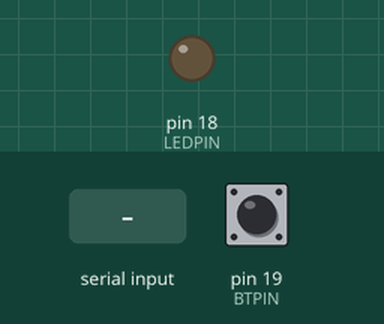
Recording of a sketch running on a simulated Arduino Uno, built for the host (arithmetic inside an expression is 32-bit, double 64-bit). Parts: output pins drawn as LEDs (lit = HIGH). The test bench sets the inputs (shaded band); at power-on: pin 19 (BTPIN) LOW. What the sketch prints to the serial monitor is not drawn.

Above: at 1.2 s.
1.3 s: "1" received over Serial
At 1.8 s:
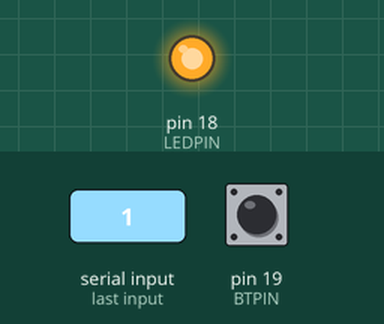
2.8 s: pin 19 (BTPIN) driven HIGH
4.5 s: pin 19 (BTPIN) pulsed LOW 2 times (0.12 s each, 0.3 s apart)
6.6 s: pin 19 (BTPIN) pulsed LOW 5 times (0.12 s each, 0.3 s apart)
Timing chart, 0 to 9.6 s (numbered marks = the images above; inputs shaded):
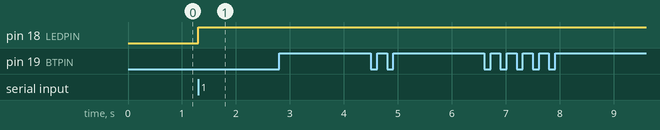

Measured:
- after the input at 1.3 s, pin 18 (LEDPIN): LOW → HIGH at once
- after the input at 2.8 s, every drawn part: stays the same
- after the input at 4.5 s, every drawn part: stays the same
- after the input at 6.6 s, every drawn part: stays the same

The sketch:

uart_fullduplex.ino
```cpp
#define BTPIN 19
#define LEDPIN 18
void setup() {
  Serial.begin(9600);
  pinMode(BTPIN,INPUT_PULLDOWN);
  pinMode(LEDPIN,OUTPUT);
}

void loop() {
  Serial.write(digitalRead(BTPIN));
  if (Serial.available()) (digitalWrite(LEDPIN,Serial.read()));
}
```
